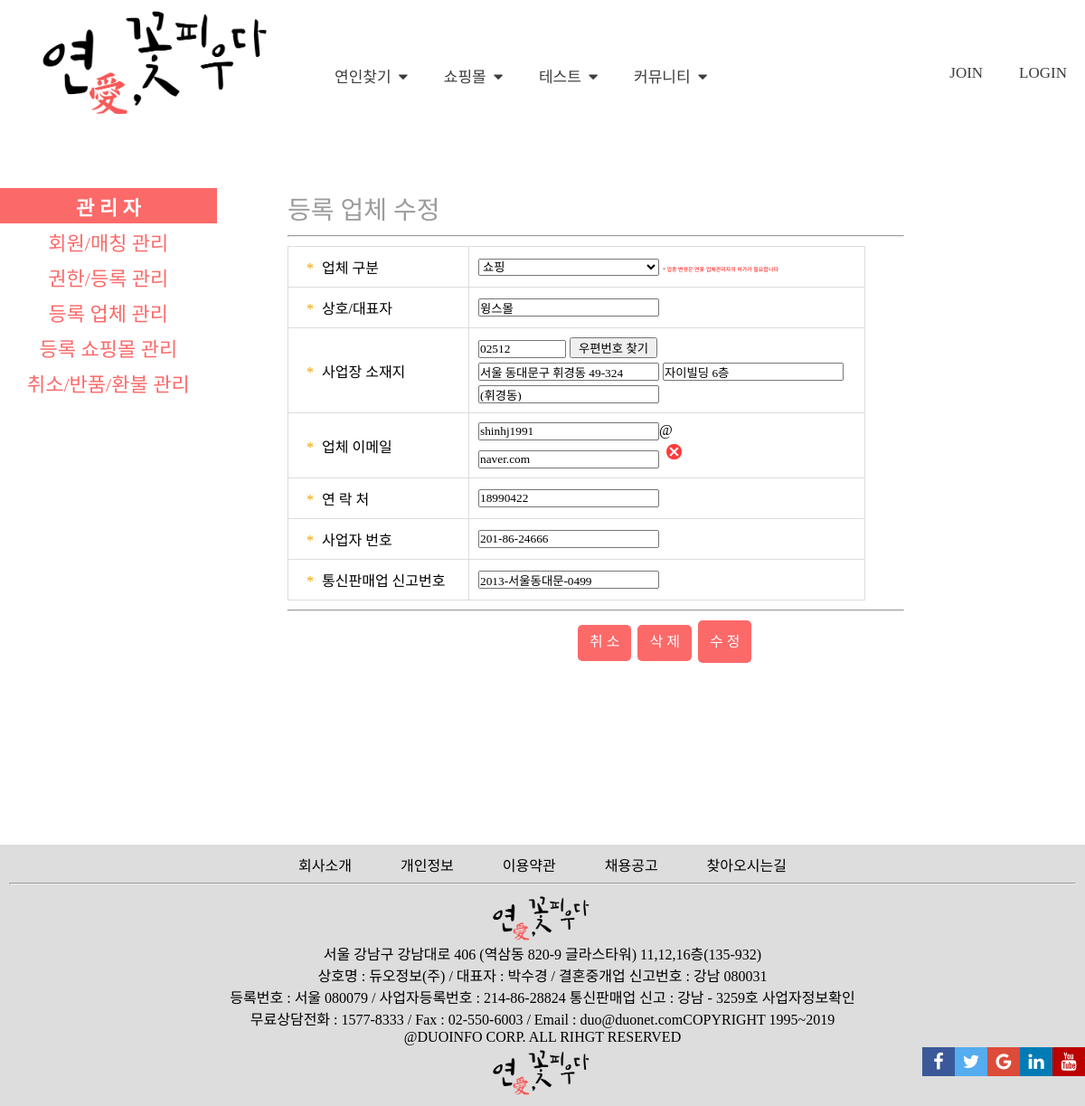
Page /admin_com_info/a_c_info_w_e_d.php?mode=update_com_info&com_type=s_&com_num=2 on the committed database.
### tables this page shows
CREATE TABLE `com_info` (
  `com_type` char(6) NOT NULL,
  `com_num` int(11) NOT NULL AUTO_INCREMENT,
  `com_name` char(20) NOT NULL,
  `com_postcode` char(6) NOT NULL,
  `com_address` varchar(45) NOT NULL,
  `com_detailAddress` varchar(45) NOT NULL,
  `com_extraAddress` varchar(45) DEFAULT NULL,
  `com_email` varchar(45) NOT NULL,
  `com_tel` char(11) NOT NULL,
  `com_busi_num` char(15) NOT NULL,
  `com_regist_num` varchar(20) NOT NULL,
  PRIMARY KEY (`com_num`)
);

### lib/db_connector.php (called while the page is built, shortened)
<?php
function test_input($data) {
  $data = trim($data);
  $data = stripslashes($data);
  $data = htmlspecialchars($data);
  return $data;
}
 ?>

### admin_com_info/a_c_info_w_e_d.php (the view, shortened to what this page needs)
<?php
  include $_SERVER['DOCUMENT_ROOT']."/lotus/lib/db_connector.php";
  $mode="insert_com_info";
  $com_type=
  $com_num=
  $com_name=
  $com_postcode=
  $com_address=
  $com_detailAddress=
  $com_extraAddress=
  $com_email_f=
  $com_email_b=
  $com_tel=
  $com_busi_num=
  $com_regist_num="";
  if((isset($_GET['mode'])&&!empty($_GET['mode']))&&$_GET['mode']=="update_com_info"){
      if ((isset($_GET['com_type'])&&!empty($_GET['com_type']))&&
        (isset($_GET['com_num'])&&!empty($_GET['com_num']))) {
          $mode=test_input($_GET['mode']);
          $com_type=test_input($_GET['com_type']);
          $com_num=test_input($_GET['com_num']);
          $sql="SELECT * from `com_info` where `com_type` = '$com_type' and `com_num` = '$com_num';";
            $result = mysqli_query($conn,$sql);
            $row=mysqli_fetch_array($result);
            $com_type=$row['com_type'];
            $com_num=$row['com_num'];
            $com_name=$row['com_name'];
            $com_postcode=$row['com_postcode'];
            $com_address=$row['com_address'];
            $com_detailAddress=$row['com_detailAddress'];
            $com_extraAddress=$row['com_extraAddress'];
            $com_email=$row['com_email'];
            $com_email = explode("@", $com_email);
            $com_email_f=$com_email[0];
            $com_email_b=$com_email[1];
            $com_tel=$row['com_tel'];
            $com_busi_num=$row['com_busi_num'];
            $com_regist_num=$row['com_regist_num'];
      }
  }
?>
<!DOCTYPE html>
<html>
<head>
  <link rel="stylesheet" href="https://cdnjs.cloudflare.com/ajax/libs/font-awesome/4.7.0/css/font-awesome.min.css">
  <link rel="stylesheet" href="../css/common.css">
  <link rel="stylesheet" href="../css/header_sidenav.css">
  <link rel="stylesheet" href="./css/a_c_info_v_w_e_d.css">
  <link rel="stylesheet" href="//code.jquery.com/ui/1.8.18/themes/base/jquery-ui.css" />
</head>
<body>
  <?php include $_SERVER['DOCUMENT_ROOT']."/lotus/lib/header_sidenav.php"; ?>
  <div id="main_body" class="main_body">
    <div id="sidenav" class="sidenav">
      <?php include $_SERVER['DOCUMENT_ROOT']."/lotus/lib/header_sidenav_admin_link.php"; ?>
    </div>
    <div class="main">
      <div class="admin_title">
        <?php if($mode=="update_com_info") {?>
          등록 업체 수정
        <?php }else{ ?>
          등록 업체 등록
        <?php } ?>
      </div>
      <hr class="title_hr">
      <?php if($mode=="update_com_info") {?>
      <form action="./update_a_c_info.php" method="post" name="com_regist_form">
      <?php }else{ ?>
      <form action="./insert_a_c_info.php" method="post" name="com_regist_form">
      <?php } ?>
        <table class="admin_table">
          <tr>
            <td class="td_subjet"><span class="td_subjet_star">*</span> 업체 구분</td>
            <td class="tb_cont">
                <?php if($mode=="update_com_info"&&$com_type=="e_") {?>
                  <select name="com_type" disabled>
                <option value="e_" selected >맛집/체험</option>
                <?php }else{ ?>
                  <select name="com_type">
                <?php
                }
                ?>
                <?php if($mode=="update_com_info"&&$com_type=="s_") {?>
                <option value="s_" selected readOnly>쇼핑</option>
                <?php }else{ ?>
                <option value="s_">쇼핑</option>
                <?php
                }
                ?>
              </select>
              <?php if($mode=="update_com_info") {?>
                <span class="alret_ment">* 업종 변경은 연꽃 업체관리자의 허가가 필요합니다</span>
              <?php
              }
              ?>
            </td>
          </tr>
          <tr>
            <td class="td_subjet"><span class="td_subjet_star">*</span> 상호/대표자</td>
            <td class="tb_cont"><input type="text" name="com_name" placeholder="상호명을 입력하세요" autofocus value="<?=$com_name?>"></td>
          </tr>
          <tr>
            <td class="td_subjet"><span class="td_subjet_star">*</span> 사업장 소재지</td>
            <td class="tb_cont">
              <input class="shorter addr" type="text" id="postcode" name="postcode" placeholder="우편번호" autofocus value="<?=$com_postcode?>">
              <input class="shorter addr" type="button" onclick="execDaumPostcode()" value="우편번호 찾기">
              <br>
              <input class="addr" type="text" id="address" name="address" placeholder="주소" value="<?=$com_address?>">
              <input class="addr" type="text" id="detailAddress" name="detailAddress" placeholder="상세주소" value="<?=$com_detailAddress?>">
              <br>
              <input type="text" id="extraAddress" name="extraAddress" placeholder="참고항목" value="<?=$com_extraAddress?>">
            </td>
          </tr>
          <tr>
            <td class="td_subjet"><span class="td_subjet_star">*</span> 업체 이메일</td>
            <td class="tb_cont btn_ch_email">
              <input type="text" id="confirmed_email1" name="confirmed_email1" value="<?=$com_email_f?>" placeholder="X버튼을 누른 뒤 인증하세요" readonly required />@
              <input type="text" id="confirmed_email2" name="confirmed_email2" value="<?=$com_email_b?>" ReadOnly required />
              <a name="check_button_anchor">
                <img name="check_button" id="check_button" src="./img/none_check_email.png" onclick="check_email()">
              </a>
            </td>
          </tr>
          <tr>
            <td class="td_subjet"><span class="td_subjet_star">*</span> 연 락 처</td>
            <td class="tb_cont"><input type="text" name="com_tel" placeholder="ex)-없이 입력" value="<?=$com_tel?>"></td>
          </tr>
          <tr>
            <td class="td_subjet"><span class="td_subjet_star">*</span> 사업자 번호</td>
            <td class="tb_cont"><input type="text" name="com_busi_num" placeholder="ex)117-81-85422" autofocus value="<?=$com_busi_num?>"></td>
          </tr>
          <tr>
            <td class="td_subjet"><span class="td_subjet_star">*</span> 통신판매업 신고번호</td>
            <td class="tb_cont"><input type="text" name="com_regist_num" placeholder="ex)2016-서울마포-0505호" value="<?=$com_regist_num?>"></td>
          </tr>
        </table>
        <hr class="title_hr">
        <div class="btn_center">
        <?php
        if ($mode=="update_com_info") {
        ?>
          <div class="btn_submit btn_3">
            <a href="./a_c_info_main.php" >취 소</a>
            <a href='delete_a_c_info.php?com_type=<?=$com_type?>&com_num=<?=$com_num?>'>삭 제</a>
            <button type="submit" name="button">수 정</button>
          </div>
        <?php
        }
        ?>
        </div>
      </form>
      <p>&nbsp;</p>
      <p>&nbsp;</p>
    </div>
  </div>
  <?php include $_SERVER['DOCUMENT_ROOT']."/lotus/lib/footer.php"; ?>
</body>
</html>

### css/common.css (style rules this page uses)
* { box-sizing: border-box; font-family:'Binggrae'; }
body, h2, h3 { margin: 0; }

### css/header_sidenav.css (style rules this page uses)
.main_body { width: 100%; }
.sidenav { position: fixed; min-width: 15%; z-index: 1; top: 200px; left: 0px; overflow-x: hidden; padding: 8px 0; background-color: white; }
.main { max-width: 85%; margin-left: 15%; margin-top: 200px; font-size: 28px; padding: 10px 30px; }
@media screen and (max-width: 1400px) { .main { max-width: 84.5%; margin-left: 15%; } }
@media screen and (max-width: 1200px) { .main { max-width: 84%; margin-left: 15.5%; } }

### admin_com_info/css/a_c_info_v_w_e_d.css (style rules this page uses)
input { margin: 0; padding:0; width:0; }
.main { max-width: 85%; margin-left: 16%; margin-top: 200px; font-size: 28px; padding: 10px 30px; }
.admin_title { color:rgb(156, 156, 156); }
.title_hr { size:1; width:80%; margin: 10px 0; }
.admin_table { font-family: arial, sans-serif; border-collapse: collapse; width: 75%; }
tr, td { border: 1px solid #dddddd; text-align: left; padding: 10px; font-size: 16px; }
.td_subjet { width: 200px; }
.td_subjet_star { color:rgb(240, 165, 0); margin: 0 5px 0 10px; }
.tb_cont select { min-width: 200px; }
.tb_cont input { min-width: 200px; }
.tb_cont .addr { margin-bottom: 5px; }
.tb_cont .shorter { min-width: 97px; }
.alret_ment { font-size: 6px; color: red; }
.btn_ch_email a img { width: 25px; }
.btn_center { position:relative; margin: 0 0 15% 0; }
.btn_submit { position:absolute; left:0; right:20%; margin-left:auto; margin-right:auto; }
.btn_3 { right:0%; width: 210px; }
.btn_submit button, .btn_submit a { display: inline; border: none; text-decoration: none; background-color: rgba(252, 105, 105, 1); border-radius: 5px; padding: 10px 13px 13px 13px; font-size: 16px; cursor: pointer; color: white; }
@media screen and (max-width: 1700px) { .main { margin-left: 17.5%; } }
@media screen and (max-width: 1600px) { .main { margin-left: 19.5%; } }
@media screen and (max-width: 1500px) { .main { margin-left: 21%; } }
@media screen and (max-width: 1400px) { .main { margin-left: 22.5%; } }
@media screen and (max-width: 1200px) { .main { margin-left: 24%; } }

### rows in the picture
com_info: com_type "쇼핑", com_name "윙스몰", postcode "02512", address "서울 동대문구 휘경동 49-324", detailAddress "자이빌딩 6층", extraAddress "(휘경동)", confirmed_email1 "shinhj1991", confirmed_email2 "naver.com", com_tel "18990422", com_busi_num "201-86-24666", com_regist_num "2013-서울동대문-0499"
